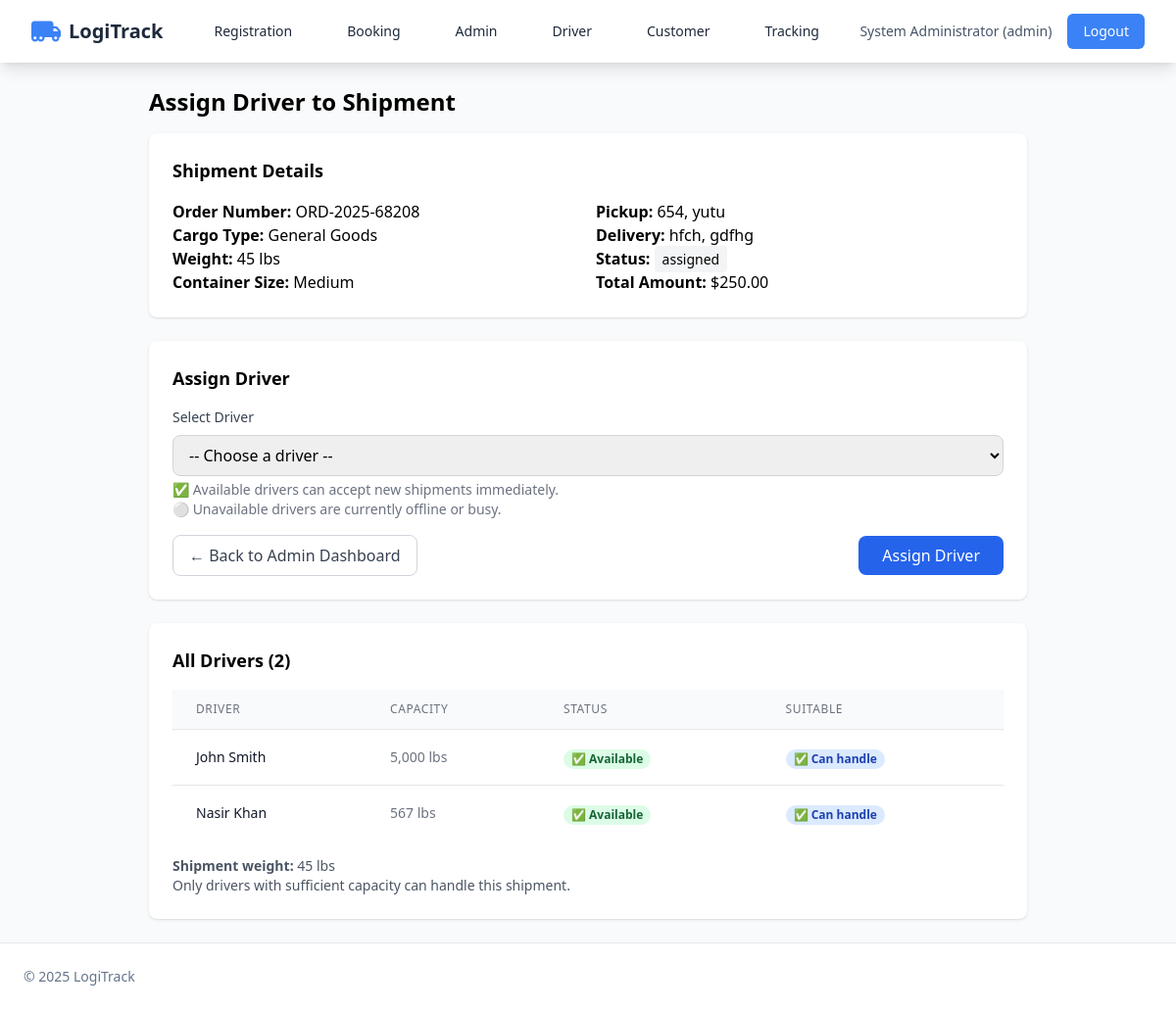
/admin/assign_shipment.php?id=3 (signed in), run on the app's committed database.
### tables this page shows
CREATE TABLE `shipments` (
  `id` int(11) NOT NULL,
  `order_number` varchar(30) NOT NULL,
  `customer_id` int(11) NOT NULL,
  `driver_id` int(11) DEFAULT NULL,
  `cargo_type` varchar(100) DEFAULT NULL,
  `container_size` varchar(50) DEFAULT NULL,
  `weight_lbs` int(11) DEFAULT NULL,
  `volume_cuft` int(11) DEFAULT NULL,
  `special_instructions` text DEFAULT NULL,
  `pickup_name` varchar(150) DEFAULT NULL,
  `pickup_address1` varchar(255) DEFAULT NULL,
  `pickup_city` varchar(100) DEFAULT NULL,
  `pickup_state` varchar(64) DEFAULT NULL,
  `pickup_zip` varchar(20) DEFAULT NULL,
  `pickup_contact` varchar(120) DEFAULT NULL,
  `pickup_phone` varchar(50) DEFAULT NULL,
  `pickup_datetime` datetime DEFAULT NULL,
  `delivery_name` varchar(150) DEFAULT NULL,
  `delivery_address1` varchar(255) DEFAULT NULL,
  `delivery_city` varchar(100) DEFAULT NULL,
  `delivery_state` varchar(64) DEFAULT NULL,
  `delivery_zip` varchar(20) DEFAULT NULL,
  `delivery_contact` varchar(120) DEFAULT NULL,
  `delivery_phone` varchar(50) DEFAULT NULL,
  `delivery_deadline` datetime DEFAULT NULL,
  `status` enum('pending','assigned','en_route_to_pickup','at_pickup','in_transit','delivered','cancelled') DEFAULT 'pending',
  `base_rate` decimal(10,2) DEFAULT 0.00,
  `distance_fee` decimal(10,2) DEFAULT 0.00,
  `surcharge` decimal(10,2) DEFAULT 0.00,
  `total_amount` decimal(10,2) DEFAULT 0.00,
  `paid` tinyint(1) DEFAULT 0,
  `created_at` datetime DEFAULT current_timestamp(),
  `updated_at` datetime DEFAULT current_timestamp() ON UPDATE current_timestamp()
);

CREATE TABLE `driver_profiles` (
  `user_id` int(11) NOT NULL,
  `license_number` varchar(60) NOT NULL,
  `vehicle_make` varchar(100) DEFAULT NULL,
  `vehicle_model` varchar(100) DEFAULT NULL,
  `vehicle_plate` varchar(50) DEFAULT NULL,
  `capacity_lbs` int(11) DEFAULT NULL,
  `availability` tinyint(1) DEFAULT 1,
  `rating` decimal(2,1) DEFAULT 5.0
);

CREATE TABLE `users` (
  `id` int(11) NOT NULL,
  `role` enum('admin','customer','driver') NOT NULL,
  `email` varchar(190) NOT NULL,
  `password_hash` varchar(255) NOT NULL,
  `name` varchar(120) NOT NULL,
  `company` varchar(150) DEFAULT NULL,
  `phone` varchar(50) DEFAULT NULL,
  `status` enum('active','pending','suspended') DEFAULT 'active',
  `email_verified` tinyint(1) DEFAULT 0,
  `created_at` datetime DEFAULT current_timestamp(),
  `last_login` datetime DEFAULT NULL
);

### config.php (called while the page is built, shortened)
<?php
function base_path(string $path = ''): string {
  $base = '/logi';
  return $base . $path;
}

### admin/assign_shipment.php (the view, shortened to what this page needs)
<?php
require_once __DIR__ . '/../functions.php';
$id = (int)($_GET['id'] ?? 0);
$stmt = $pdo->prepare("SELECT * FROM shipments WHERE id = ?");
$stmt->execute([$id]);
$shipment = $stmt->fetch();
$drivers = $pdo->query("SELECT u.id, u.name, dp.capacity_lbs, dp.availability FROM users u JOIN driver_profiles dp ON dp.user_id=u.id WHERE u.role='driver' ORDER BY dp.availability DESC, u.name")->fetchAll();
require_once __DIR__ . '/../partials/header.php';
?>
<div class="max-w-4xl mx-auto">
  <h2 class="text-2xl font-semibold mb-4">Assign Driver to Shipment</h2>
  <div class="bg-white rounded-lg shadow p-6 mb-6">
    <h3 class="text-lg font-semibold mb-4">Shipment Details</h3>
    <div class="grid md:grid-cols-2 gap-4">
      <div>
        <p><strong>Order Number:</strong> <?= htmlspecialchars($shipment['order_number']); ?></p>
        <p><strong>Cargo Type:</strong> <?= htmlspecialchars($shipment['cargo_type'] ?? 'N/A'); ?></p>
        <p><strong>Weight:</strong> <?= (int)$shipment['weight_lbs']; ?> lbs</p>
        <p><strong>Container Size:</strong> <?= htmlspecialchars($shipment['container_size'] ?? 'N/A'); ?></p>
      </div>
      <div>
        <p><strong>Pickup:</strong> <?= htmlspecialchars($shipment['pickup_city'] ?? 'N/A'); ?>, <?= htmlspecialchars($shipment['pickup_state'] ?? 'N/A'); ?></p>
        <p><strong>Delivery:</strong> <?= htmlspecialchars($shipment['delivery_city'] ?? 'N/A'); ?>, <?= htmlspecialchars($shipment['delivery_state'] ?? 'N/A'); ?></p>
        <p><strong>Status:</strong> <span class="px-2 py-1 bg-gray-100 rounded text-sm"><?= htmlspecialchars($shipment['status']); ?></span></p>
        <p><strong>Total Amount:</strong> $<?= number_format((float)$shipment['total_amount'], 2); ?></p>
      </div>
    </div>
  </div>
  <div class="bg-white rounded-lg shadow p-6">
    <h3 class="text-lg font-semibold mb-4">Assign Driver</h3>
    <?php if (!$drivers): ?>
      <div class="bg-yellow-50 text-yellow-700 p-4 rounded mb-4">
        <p>No drivers found. Please ensure drivers are registered in the system.</p>
        <p class="text-sm mt-2">
          <a href="<?= base_path('/register.php'); ?>" class="text-blue-600 underline">Register a new driver</a> or
          check that existing drivers have completed their profiles.
        </p>
      </div>
    <?php else: ?>
    <form method="post" class="space-y-4">
      <div>
        <label class="block text-sm font-medium text-gray-700 mb-2">Select Driver</label>
        <select name="driver_id" required class="w-full border border-gray-300 rounded-lg px-3 py-2 focus:ring-primary focus:border-primary">
          <option value="">-- Choose a driver --</option>
        </select>
        <p class="text-sm text-gray-500 mt-1">
          ✅ Available drivers can accept new shipments immediately.<br>
          ⚪ Unavailable drivers are currently offline or busy.
        </p>
      </div>
      <div class="flex justify-between items-center">
        <a href="<?= base_path('/admin/index.php'); ?>" class="px-4 py-2 border border-gray-300 rounded-lg text-gray-700 hover:bg-gray-50 transition-colors">
          ← Back to Admin Dashboard
        </a>
        <button type="submit" class="px-6 py-2 bg-blue-600 text-white rounded-lg hover:bg-blue-700 transition-colors">
          Assign Driver
        </button>
      </div>
    </form>
    <?php endif; ?>
  </div>
  <?php if ($drivers): ?>
  <div class="bg-white rounded-lg shadow p-6 mt-6">
    <h3 class="text-lg font-semibold mb-4">All Drivers (<?= count($drivers); ?>)</h3>
    <div class="overflow-x-auto">
      <table class="min-w-full divide-y divide-gray-200">
        <thead class="bg-gray-50">
          <tr>
            <th class="px-6 py-3 text-left text-xs font-medium text-gray-500 uppercase tracking-wider">Driver</th>
            <th class="px-6 py-3 text-left text-xs font-medium text-gray-500 uppercase tracking-wider">Capacity</th>
            <th class="px-6 py-3 text-left text-xs font-medium text-gray-500 uppercase tracking-wider">Status</th>
            <th class="px-6 py-3 text-left text-xs font-medium text-gray-500 uppercase tracking-wider">Suitable</th>
          </tr>
        </thead>
        <tbody class="bg-white divide-y divide-gray-200">
          <?php foreach ($drivers as $d):
            $suitable = (int)$d['capacity_lbs'] >= (int)$shipment['weight_lbs'];
          ?>
          <tr class="<?= $d['availability'] ? '' : 'bg-gray-50 opacity-75'; ?>">
            <td class="px-6 py-4 whitespace-nowrap text-sm font-medium text-gray-900">
              <?= htmlspecialchars($d['name']); ?>
            </td>
            <td class="px-6 py-4 whitespace-nowrap text-sm text-gray-500">
              <?= number_format((int)$d['capacity_lbs']); ?> lbs
            </td>
            <td class="px-6 py-4 whitespace-nowrap">
              <span class="px-2 inline-flex text-xs leading-5 font-semibold rounded-full <?= $d['availability'] ? 'bg-green-100 text-green-800' : 'bg-gray-100 text-gray-800'; ?>">
                <?= $d['availability'] ? '✅ Available' : '⚪ Unavailable'; ?>
              </span>
            </td>
            <td class="px-6 py-4 whitespace-nowrap">
              <span class="px-2 inline-flex text-xs leading-5 font-semibold rounded-full <?= $suitable ? 'bg-blue-100 text-blue-800' : 'bg-red-100 text-red-800'; ?>">
                <?= $suitable ? '✅ Can handle' : '❌ Too heavy'; ?>
              </span>
            </td>
          </tr>
          <?php endforeach; ?>
        </tbody>
      </table>
    </div>
    <div class="mt-4 text-sm text-gray-600">
      <p><strong>Shipment weight:</strong> <?= number_format((int)$shipment['weight_lbs']); ?> lbs</p>
      <p>Only drivers with sufficient capacity can handle this shipment.</p>
    </div>
  </div>
  <?php endif; ?>
</div>
<?php require_once __DIR__ . '/../partials/footer.php'; ?>

### data on the page
shipments: order_number "ORD-2025-68208", cargo_type "General Goods", weight_lbs "45", container_size "Medium", pickup_city "654", pickup_state "yutu", delivery_city "hfch", delivery_state "gdfhg", status "assigned", total_amount "250.00"
driver_profiles: user_id.name "John Smith", capacity_lbs "5,000", availability "✅ Available", shows "✅ Can handle"
driver_profiles: user_id.name "Nasir Khan", capacity_lbs "567", availability "✅ Available", shows "✅ Can handle"

### other printed values
$label "Registration Booking Admin Driver Customer Tracking"
$user['name'] "System Administrator"
$user['role'] "admin"
count($drivers) "2"
